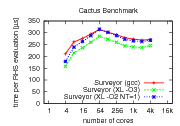

Recreate this plot in gnuplot.
set terminal postscript eps enhanced color colortext
set output "results-surveyor.eps"

set size 0.5

set logscale x
set xtics (1, 4, 16, 64, 256, "1k" 1024, "4k" 4096, "16k" 16384)
set xrange [0.7:24576]
set yrange [0:]

set title "Cactus Benchmark"
set xlabel "number of cores"
set ylabel "time per RHS evaluation [{/Symbol m}s]"

set key bottom

# 25^3 grid points per core
# 128 time steps
# 9 refinement levels
# a factor 2 because of the Berger-Oliger subcycling
# 4 Runge-Kutta substeps per time step
# 1e6 us per second
p \
"< awk '/^Bench_McLachlan_Carpet_9lev/ { if ($2==128 && $3==13 && ($6== 4 || $6==$5) && $7== 1 && $8==12) print; }' results-surveyor.out" u 5:($9/13**3/128/2/4*1e6) t "Surveyor (gcc)"         w lp lt 1 lw 3, \
"< awk '/^Bench_McLachlan_Carpet_9lev/ { if ($2==128 && $3==13 && ($6== 4 || $6==$5) && $7== 1 && $8==17) print; }' results-surveyor.out" u 5:($9/13**3/128/2/4*1e6) t "Surveyor (XL -O3)"      w lp lt 2 lw 3, \
"< awk '/^Bench_McLachlan_Carpet_9lev/ { if ($2==128 && $3==13 && ($6== 4 || $6==$5) && $7== 1 && $8==24) print; }' results-surveyor.out" u 5:($9/13**3/128/2/4*1e6) t "Surveyor (XL -O2 NT=1)" w lp lt 3 lw 3
